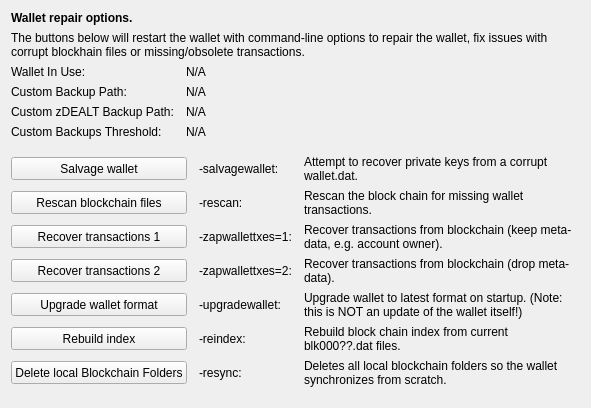
     <widget class="QWidget" name="tab_repair">
      <attribute name="title">
       <string>&amp;Wallet Repair</string>
      </attribute>
      <layout class="QGridLayout" name="gridLayout_4" columnstretch="0,0,0,0">
       <property name="horizontalSpacing">
        <number>12</number>
       </property>
       <item row="0" column="0" colspan="4">
        <widget class="QLabel" name="label_repair_header">
         <property name="font">
          <font>
           <weight>75</weight>
           <bold>true</bold>
          </font>
         </property>
         <property name="text">
          <string>Wallet repair options.</string>
         </property>
        </widget>
       </item>
       <item row="1" column="0" colspan="4">
        <widget class="QLabel" name="label_repair_helptext">
         <property name="font">
          <font>
           <weight>50</weight>
           <bold>false</bold>
          </font>
         </property>
         <property name="text">
          <string>The buttons below will restart the wallet with command-line options to repair the wallet, fix issues with corrupt blockhain files or missing/obsolete transactions.</string>
         </property>
         <property name="wordWrap">
          <bool>true</bool>
         </property>
        </widget>
       </item>
       <item row="2" column="0">
        <widget class="QLabel" name="wallet_path_label">
         <property name="text">
          <string>Wallet In Use:</string>
         </property>
        </widget>
       </item>
       <item row="2" column="1" colspan="3">
        <widget class="QLabel" name="wallet_path">
         <property name="cursor">
          <cursorShape>IBeamCursor</cursorShape>
         </property>
         <property name="text">
          <string>N/A</string>
         </property>
         <property name="textFormat">
          <enum>Qt::PlainText</enum>
         </property>
         <property name="textInteractionFlags">
          <set>Qt::LinksAccessibleByMouse|Qt::TextSelectableByKeyboard|Qt::TextSelectableByMouse</set>
         </property>
        </widget>
       </item>
       <item row="3" column="0">
        <widget class="QLabel" name="wallet_custombackuppath_label">
         <property name="text">
          <string>Custom Backup Path:</string>
         </property>
         <property name="visible">
          <bool>false</bool>
         </property>
        </widget>
       </item>
       <item row="3" column="1" colspan="3">
        <widget class="QLabel" name="wallet_custombackuppath">
         <property name="cursor">
          <cursorShape>IBeamCursor</cursorShape>
         </property>
         <property name="text">
          <string>N/A</string>
         </property>
         <property name="textFormat">
          <enum>Qt::PlainText</enum>
         </property>
         <property name="textInteractionFlags">
          <set>Qt::LinksAccessibleByMouse|Qt::TextSelectableByKeyboard|Qt::TextSelectableByMouse</set>
         </property>
         <property name="visible">
          <bool>false</bool>
         </property>
        </widget>
       </item>
       <item row="4" column="0">
        <widget class="QLabel" name="wallet_customzbackuppath_label">
         <property name="text">
          <string>Custom zDEALT Backup Path:</string>
         </property>
         <property name="visible">
          <bool>false</bool>
         </property>
        </widget>
       </item>
       <item row="4" column="1" colspan="3">
        <widget class="QLabel" name="wallet_customzbackuppath">
         <property name="cursor">
          <cursorShape>IBeamCursor</cursorShape>
         </property>
         <property name="text">
          <string>N/A</string>
         </property>
         <property name="textFormat">
          <enum>Qt::PlainText</enum>
         </property>
         <property name="textInteractionFlags">
          <set>Qt::LinksAccessibleByMouse|Qt::TextSelectableByKeyboard|Qt::TextSelectableByMouse</set>
         </property>
         <property name="visible">
          <bool>false</bool>
         </property>
        </widget>
       </item>
       <item row="5" column="0">
        <widget class="QLabel" name="wallet_custombackupthreshold_label">
         <property name="text">
          <string>Custom Backups Threshold:</string>
         </property>
         <property name="visible">
          <bool>false</bool>
         </property>
        </widget>
       </item>
       <item row="5" column="1" colspan="3">
        <widget class="QLabel" name="wallet_custombackupthreshold">
         <property name="cursor">
          <cursorShape>IBeamCursor</cursorShape>
         </property>
         <property name="text">
          <string>N/A</string>
         </property>
         <property name="textFormat">
          <enum>Qt::PlainText</enum>
         </property>
         <property name="textInteractionFlags">
          <set>Qt::LinksAccessibleByMouse|Qt::TextSelectableByKeyboard|Qt::TextSelectableByMouse</set>
         </property>
         <property name="visible">
          <bool>false</bool>
         </property>
        </widget>
       </item>
       <item row="6" column="0">
        <spacer name="verticalSpacer_repair1">
         <property name="orientation">
          <enum>Qt::Vertical</enum>
         </property>
         <property name="sizeHint" stdset="0">
          <size>
           <width>10</width>
           <height>10</height>
          </size>
         </property>
        </spacer>
       </item>
       <item row="7" column="0" colspan="2">
        <widget class="QPushButton" name="btn_salvagewallet">
         <property name="minimumSize">
          <size>
           <width>100</width>
           <height>23</height>
          </size>
         </property>
         <property name="text">
          <string>Salvage wallet</string>
         </property>
        </widget>
       </item>
       <item row="7" column="2">
        <widget class="QLabel" name="label_repair_salvage_command">
         <property name="text">
          <string notr="true">-salvagewallet:</string>
         </property>
        </widget>
       </item>
       <item row="7" column="3">
        <widget class="QLabel" name="label_repair_salvage">
         <property name="text">
          <string>Attempt to recover private keys from a corrupt wallet.dat.</string>
         </property>
         <property name="wordWrap">
          <bool>true</bool>
         </property>
        </widget>
       </item>
       <item row="8" column="0" colspan="2">
        <widget class="QPushButton" name="btn_rescan">
         <property name="minimumSize">
          <size>
           <width>100</width>
           <height>23</height>
          </size>
         </property>
         <property name="text">
          <string>Rescan blockchain files</string>
         </property>
        </widget>
       </item>
       <item row="8" column="2">
        <widget class="QLabel" name="label_repair_rescan_command">
         <property name="text">
          <string notr="true">-rescan:</string>
         </property>
        </widget>
       </item>
       <item row="8" column="3">
        <widget class="QLabel" name="label_repair_rescan">
         <property name="text">
          <string>Rescan the block chain for missing wallet transactions.</string>
         </property>
         <property name="wordWrap">
          <bool>true</bool>
         </property>
        </widget>
       </item>
       <item row="9" column="0" colspan="2">
        <widget class="QPushButton" name="btn_zapwallettxes1">
         <property name="minimumSize">
          <size>
           <width>100</width>
           <height>23</height>
          </size>
         </property>
         <property name="text">
          <string>Recover transactions 1</string>
         </property>
        </widget>
       </item>
       <item row="9" column="2">
        <widget class="QLabel" name="label_repair_zap1_command">
         <property name="text">
          <string notr="true">-zapwallettxes=1:</string>
         </property>
        </widget>
       </item>
       <item row="9" column="3">
        <widget class="QLabel" name="label_repair_zap1">
         <property name="text">
          <string>Recover transactions from blockchain (keep meta-data, e.g. account owner).</string>
         </property>
         <property name="wordWrap">
          <bool>true</bool>
         </property>
        </widget>
       </item>
       <item row="10" column="0" colspan="2">
        <widget class="QPushButton" name="btn_zapwallettxes2">
         <property name="minimumSize">
          <size>
           <width>100</width>
           <height>23</height>
          </size>
         </property>
         <property name="text">
          <string>Recover transactions 2</string>
         </property>
        </widget>
       </item>
       <item row="10" column="2">
        <widget class="QLabel" name="label_repair_zap2_command">
         <property name="text">
          <string notr="true">-zapwallettxes=2:</string>
         </property>
        </widget>
       </item>
       <item row="10" column="3">
        <widget class="QLabel" name="label_repair_zap2">
         <property name="text">
          <string>Recover transactions from blockchain (drop meta-data).</string>
         </property>
         <property name="wordWrap">
          <bool>true</bool>
         </property>
        </widget>
       </item>
       <item row="11" column="0" colspan="2">
        <widget class="QPushButton" name="btn_upgradewallet">
         <property name="minimumSize">
          <size>
           <width>100</width>
           <height>23</height>
          </size>
         </property>
         <property name="text">
          <string>Upgrade wallet format</string>
         </property>
        </widget>
       </item>
       <item row="11" column="2">
        <widget class="QLabel" name="label_repair_upgrade_command">
         <property name="text">
          <string notr="true">-upgradewallet:</string>
         </property>
        </widget>
       </item>
       <item row="11" column="3">
        <widget class="QLabel" name="label_repair_upgrade">
         <property name="text">
          <string>Upgrade wallet to latest format on startup. (Note: this is NOT an update of the wallet itself!)</string>
         </property>
         <property name="wordWrap">
          <bool>true</bool>
         </property>
        </widget>
       </item>
       <item row="12" column="0" colspan="2">
        <widget class="QPushButton" name="btn_reindex">
         <property name="minimumSize">
          <size>
           <width>100</width>
           <height>23</height>
          </size>
         </property>
         <property name="text">
          <string>Rebuild index</string>
         </property>
        </widget>
       </item>
       <item row="12" column="2">
        <widget class="QLabel" name="label_repair_reindex_command">
         <property name="text">
          <string notr="true">-reindex:</string>
         </property>
        </widget>
       </item>
       <item row="12" column="3">
        <widget class="QLabel" name="label_repair_reindex">
         <property name="text">
          <string>Rebuild block chain index from current blk000??.dat files.</string>
         </property>
         <property name="wordWrap">
          <bool>true</bool>
         </property>
        </widget>
       </item>
       <item row="13" column="0" colspan="2">
        <widget class="QPushButton" name="btn_resync">
         <property name="minimumSize">
          <size>
           <width>100</width>
           <height>23</height>
          </size>
         </property>
         <property name="text">
          <string>Delete local Blockchain Folders</string>
         </property>
        </widget>
       </item>
       <item row="13" column="2">
        <widget class="QLabel" name="label_repair_resync_command">
         <property name="text">
          <string>-resync:</string>
         </property>
        </widget>
       </item>
       <item row="13" column="3">
        <widget class="QLabel" name="label_repair_resync">
         <property name="text">
          <string>Deletes all local blockchain folders so the wallet synchronizes from scratch.</string>
         </property>
         <property name="wordWrap">
          <bool>true</bool>
         </property>
        </widget>
       </item>
       <item row="14" column="0">
        <spacer name="verticalSpacer_repair2">
         <property name="orientation">
          <enum>Qt::Vertical</enum>
         </property>
         <property name="sizeHint" stdset="0">
          <size>
           <width>20</width>
           <height>10</height>
          </size>
         </property>
        </spacer>
       </item>
      </layout>
     </widget>
